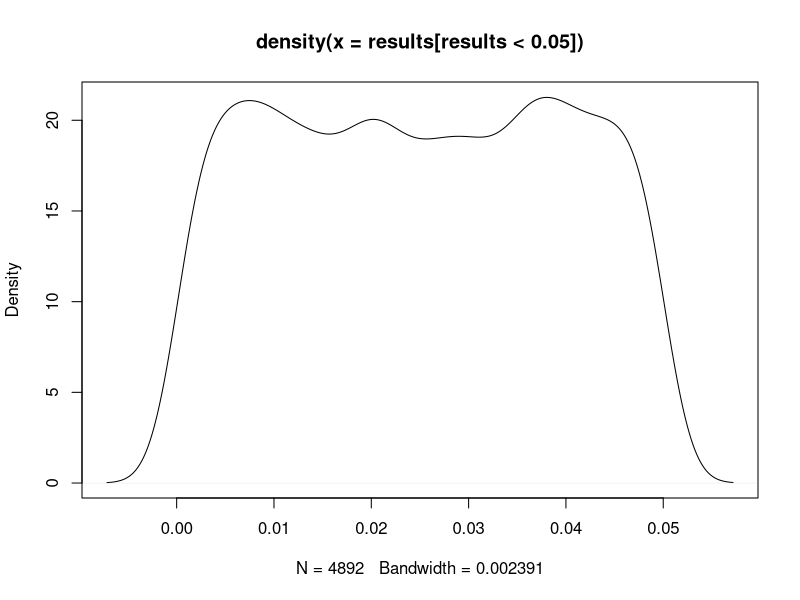
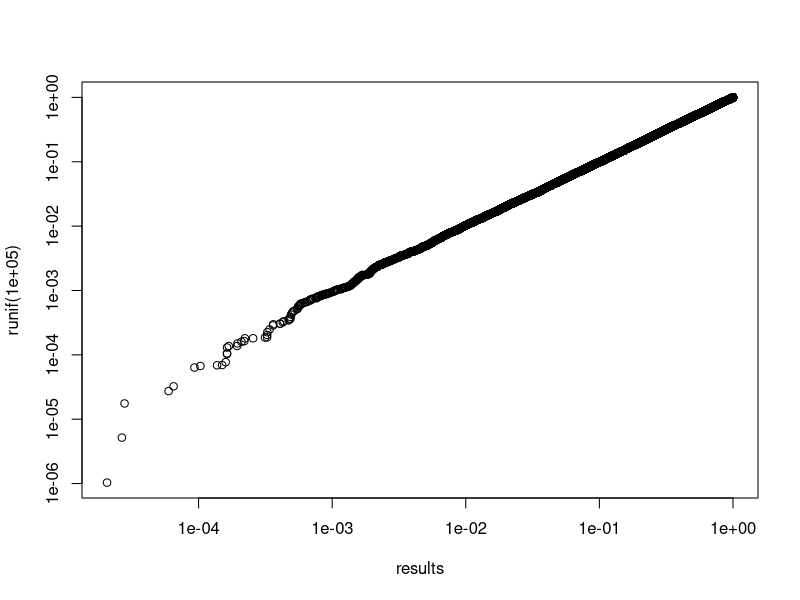

Source code (R) for these figures, in order:
sigX = 10
sigY = 2

m = 100
n = 70
MEAN = 500

testWalsh = function(rep) {
  if(rep %% 100 == 0) cat(rep %/% 100, " ")
  dataX = rnorm(n = m, mean = MEAN, sd = sigX)
  dataY = rnorm(n = n, mean = MEAN, sd = sigY)
  
  t.test(x = dataX, y = dataY, alternative = 'two.sided',
         mu = 0, paired = FALSE, var.equal = FALSE) $ p.value
}

NREPS = 1e5

results = sapply( 1:NREPS, testWalsh)
summary(results)
plot(density(results[results < 0.05]))
qqplot(results, runif(1e5), log="xy")
